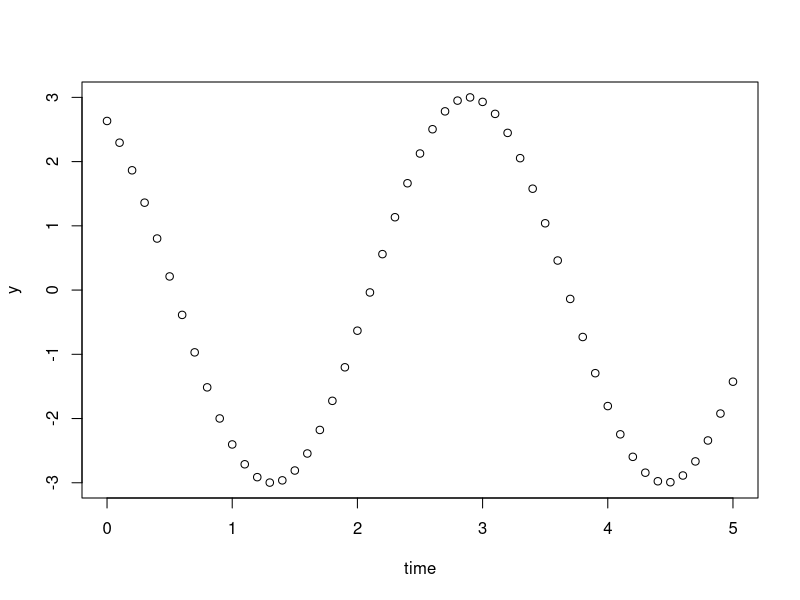

Reproduce this figure in R. (Note: this script raises an error after producing the figure.)
## ---- chunk 1
#make a model

x <- c(1,3,4,8)
mean(x)
A <- 3
f <- 2
phi <- 0.5
A * cos(f*x + phi)

time <- seq(0, 5, 0.1)
y <- A * cos(f*time + phi)

plot(time, y)


#calculate the root mean squared error. mood is the data we're trying to measure (on the y-axis)
mean((mood-y)^2)



#recipe, we haven't put in any ingredients yet. define the function. what the function will do.
general_cos <- function(t, amplitude, freq, phase) {
  output <- amplitude * cos(freq * t + phase)
  return(output) #we don't need to say return explicitely
}


#coding the function
predictions <- general_cos(t = time, amplitude = 3, freq = 2, phase = 0)

general_cos(time, amplitude = 1, freq = 1, phase = 1)

rmse <- function(observations, predictions) {
  sqrt(mean((observations-predictions)^2))
}


#combine both
model1_error <- function(params, time, data) {
  predictions <- general_cos(time, amplitude = params[1], freq = params[2], phase = params[3])
  return(rmse(data, predictions))
}



model1_error(c(2, 3, 1), time, data = mood)



candidates <- list(
  c(1,3,5),
  c(1,2,8),
  c(0.2,0.5,9)
)

model1_error(candidates[[1]], time, data = mood)

for (i in 1:length(candidates)) {
  print(model1_error(candidates[[1]], time, data = mood))
}

#assignment, simplex im Buch
optim(par = c(1,1,0), fn = model1_error, time = time, data = mood)
?optim

fit_results <- optim(par = c(1,1,0), fn = model1_error, time = time, data = mood)

fit_results$par

predictions_from_best_par <- general_cos(t = time, amplitude = p1[1], freq = p1[2], phase = p1[3])

plot(time, mood)
lines(time, predictions_from_best_par, col = "red")


#if we run this, we expect a sinus wave that should fit the data the best

#starting values, parameters(?), additional arguments

#outputs:
##value: Fehler



#if this doesn't work: check if everything is correct. then put new starting points.
